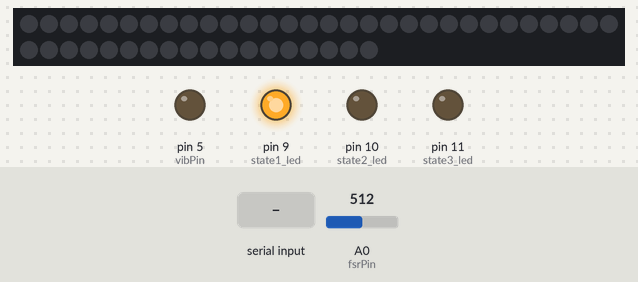
Simulated run of this sketch. Board: Arduino Uno, built with avr-gcc and run on an emulated ATmega328P. Shown: 48 RGB LEDs in strip order, left to right, continuing on the next row, output pins drawn as LEDs (lit = HIGH). Inputs (shaded band) come from the test bench; at power-on: A0 (fsrPin) = 512. Dim RGB values are drawn brighter than linear; what the sketch prints to the serial monitor is not drawn.

Above: at 1.3 s.
1.4 s: "RING" received over the second serial link
5.6 s: A0 (fsrPin) set to 944
9.8 s: A0 (fsrPin) set to 967
11.3 s: A0 (fsrPin) set to 900
At 12.2 s:
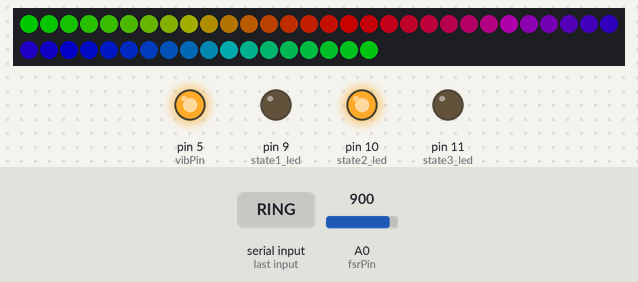
Timing chart, 0 to 63.0 s (numbered marks = the images above; inputs shaded):
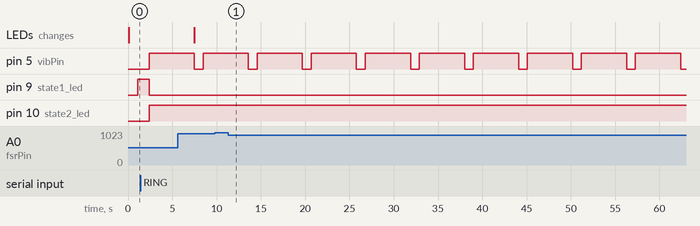

Measured:
- after the input at 1.4 s, pin 5 (vibPin), pin 10 (state2_led): LOW → HIGH after 1.0 s; pin 9 (state1_led): HIGH → LOW after 1.0 s
- after the input at 9.8 s, every drawn part: stays the same
- after the input at 11.3 s, pin 10 (state2_led): stays HIGH (without the input it goes to LOW after 3.3 s); pin 11 (state3_led): stays LOW (without the input it goes to HIGH after 3.3 s)

The sketch:

coversation_firmware_v1.1.ino
```cpp
#include <TaskScheduler.h>
#include <SoftwareSerial.h>
#include <Adafruit_NeoPixel.h>


int bluetoothTx = 3;  // TX-O pin of bluetooth mate, Arduino D2
int bluetoothRx = 2;  // RX-I pin of bluetooth mate, Arduino D3


int state1_led = 9;
int state2_led = 10;
int state3_led = 11;

boolean runningRainbow = false;
boolean pixelsOff = true;


int neoPin = 6;
int vibPin = 5;
int fsrPin = A0;

int pressHold = 950; // Press Threshold

SoftwareSerial bluetooth(bluetoothTx, bluetoothRx);
Adafruit_NeoPixel strip = Adafruit_NeoPixel(48, neoPin, NEO_GRB + NEO_KHZ800);

int state = 1; // 1 idle, 2 ringing, 3 offhook
int oldState = 0;

void stateCB();
void neoCB();
void fsrCB();
void vibCB();

boolean ANSWERCALL = false;

Task stateTask(1, TASK_FOREVER, &stateCB); // stateTask kører hver 5ms, forevigt!
Task neopixelTask(1, TASK_FOREVER, &neoCB); // neo call back - same deal!
Task fsrTask(1, TASK_FOREVER, &fsrCB); // fsr call back - same deal!
Task vibTask(1, TASK_FOREVER, &vibCB);

Scheduler runner;

void stateCB() {
    String btStr = bluetooth.readString();


    oldState = state;
    if(btStr.indexOf("RING") != -1){
      state = 2;
    } else if(btStr.indexOf("OFFH") != -1){
      state = 3;
    } else if(btStr.indexOf("IDLE") != -1){
      state = 1;
    }


  digitalWrite(state1_led, LOW);
  digitalWrite(state2_led, LOW);
  digitalWrite(state3_led, LOW);
  switch (state) {
      case 2: // RINGING
        digitalWrite(state2_led, HIGH);
       // Serial.println("RINGELING");
        //rainbowCycle(20);
      break;
      case 3: // OFF HOOK / IN CALL
        digitalWrite(state3_led, HIGH);
       // Serial.println("OFF THE HOOK");
        // Strip OFF
        //strip.begin();
        //strip.show();
      break;
      default:
        digitalWrite(state1_led, HIGH);
        // Serial.println("IDLE");
        // Strip OFF
        //strip.begin();
        //strip.show();
        ANSWERCALL = false;
      break;
  }

}

void fsrCB(){
  // A0 is reading from the FSR!
  int FSRReading = analogRead(fsrPin);
  if(FSRReading > pressHold && state == 2 && !ANSWERCALL){ // if we are ringing and the fsr is squeezed
        bluetooth.write("PICKUP\n");
        ANSWERCALL = true  ; // boolean
        state = 3;
  }
}

void neoCB(){
  if(state == 2){
  uint16_t i, j;

  // millis stuff!
  digitalWrite(vibPin, HIGH);


  for(j=0; j<256*5; j++) { // 5 cycles of all colors on wheel
      for(i=0; i< strip.numPixels(); i++) {
        strip.setPixelColor(i, Wheel(((i * 256 / strip.numPixels()) + j) & 255));
      }
      strip.setBrightness(100);
      strip.show();
  }
    digitalWrite(vibPin, LOW);
  } else {
    strip.setBrightness(0);
    strip.show();
  }
}

void vibCB(){
    if(state == 2){
      digitalWrite(vibPin, HIGH);
      delay(400);
      digitalWrite(vibPin, LOW);
      delay(100);
      digitalWrite(vibPin, HIGH);
      delay(400);
      digitalWrite(vibPin, LOW);
      delay(10);
    } else {
      digitalWrite(vibPin, LOW);
    }
}

void setup()
{
  Serial.begin(9600);  // Begin the serial monitor at 9600bps

  bluetooth.begin(115200);  // The Bluetooth Mate defaults to 115200bps
  bluetooth.print("$");  // Print three times individually
  bluetooth.print("$");
  bluetooth.print("$");  // Enter command mode
  delay(100);  // Short delay, wait for the Mate to send back CMD
  bluetooth.println("U,9600,N");  // Temporarily Change the baudrate to 9600, no parity
  // 115200 can be too fast at times for NewSoftSerial to relay the data reliably
  bluetooth.begin(9600);  // Start bluetooth serial at 9600

  // setup leds
  pinMode(state1_led, OUTPUT);
  pinMode(state2_led, OUTPUT);
  pinMode(state3_led, OUTPUT);

  pinMode(vibPin, OUTPUT);

  strip.begin();
  strip.setBrightness(100);
  strip.show();

  Serial.println("Setup!");

  /* TASK SETUP */
  runner.init();
  runner.addTask(stateTask);
  runner.addTask(neopixelTask);
  runner.addTask(fsrTask);
  runner.addTask(vibTask);

  Serial.println("Task setup!");
  stateTask.enable();
  neopixelTask.enable();
  fsrTask.enable();
/*
  Serial.println("Waiting 5s for startup!");
  Serial.print("5 ");
  delay(1000);
  Serial.print("4 ");
  delay(1000);
  Serial.print("3 ");
  delay(1000);
  Serial.print("2 ");
  delay(1000);
  Serial.println("1");
  delay(1000);
  Serial.println("GO!");
*/
}

void loop() {
  runner.execute();
}


/* WHEEL TIL NEOPIXELS !! */

// Input a value 0 to 255 to get a color value.
// The colours are a transition r - g - b - back to r.
uint32_t Wheel(byte WheelPos) {
  if(WheelPos < 85) {
   return strip.Color(WheelPos * 3, 255 - WheelPos * 3, 0);
  } else if(WheelPos < 170) {
   WheelPos -= 85;
   return strip.Color(255 - WheelPos * 3, 0, WheelPos * 3);
  } else {
   WheelPos -= 170;
   return strip.Color(0, WheelPos * 3, 255 - WheelPos * 3);
  }
}
```
